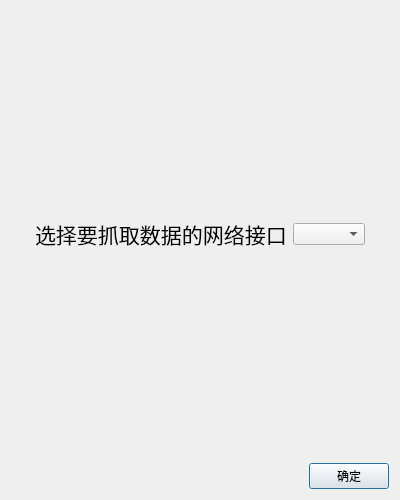
<?xml version="1.0" encoding="UTF-8"?>
<ui version="4.0">
 <class>InitWindow</class>
 <widget class="QDialog" name="InitWindow">
  <property name="geometry">
   <rect>
    <x>0</x>
    <y>0</y>
    <width>400</width>
    <height>500</height>
   </rect>
  </property>
  <property name="minimumSize">
   <size>
    <width>400</width>
    <height>500</height>
   </size>
  </property>
  <property name="windowTitle">
   <string>Select Network Interface</string>
  </property>
  <layout class="QFormLayout" name="formLayout">
   <item row="0" column="0" colspan="2">
    <layout class="QVBoxLayout" name="verticalLayout">
     <item>
      <spacer name="verticalSpacer">
       <property name="orientation">
        <enum>Qt::Vertical</enum>
       </property>
       <property name="sizeHint" stdset="0">
        <size>
         <width>20</width>
         <height>40</height>
        </size>
       </property>
      </spacer>
     </item>
     <item>
      <layout class="QHBoxLayout" name="horizontalLayout">
       <item>
        <spacer name="horizontalSpacer">
         <property name="orientation">
          <enum>Qt::Horizontal</enum>
         </property>
         <property name="sizeHint" stdset="0">
          <size>
           <width>40</width>
           <height>20</height>
          </size>
         </property>
        </spacer>
       </item>
       <item>
        <widget class="QLabel" name="label_2">
         <property name="font">
          <font>
           <pointsize>16</pointsize>
          </font>
         </property>
         <property name="text">
          <string>选择要抓取数据的网络接口</string>
         </property>
        </widget>
       </item>
       <item>
        <widget class="QComboBox" name="comboBox"/>
       </item>
       <item>
        <spacer name="horizontalSpacer_2">
         <property name="orientation">
          <enum>Qt::Horizontal</enum>
         </property>
         <property name="sizeHint" stdset="0">
          <size>
           <width>40</width>
           <height>20</height>
          </size>
         </property>
        </spacer>
       </item>
      </layout>
     </item>
     <item>
      <spacer name="verticalSpacer_2">
       <property name="orientation">
        <enum>Qt::Vertical</enum>
       </property>
       <property name="sizeHint" stdset="0">
        <size>
         <width>20</width>
         <height>40</height>
        </size>
       </property>
      </spacer>
     </item>
     <item>
      <layout class="QHBoxLayout" name="horizontalLayout_3">
       <item>
        <spacer name="horizontalSpacer_4">
         <property name="orientation">
          <enum>Qt::Horizontal</enum>
         </property>
         <property name="sizeHint" stdset="0">
          <size>
           <width>40</width>
           <height>20</height>
          </size>
         </property>
        </spacer>
       </item>
       <item>
        <widget class="QPushButton" name="pushButton">
         <property name="text">
          <string>确定</string>
         </property>
        </widget>
       </item>
      </layout>
     </item>
    </layout>
   </item>
  </layout>
 </widget>
 <resources/>
 <connections/>
</ui>
